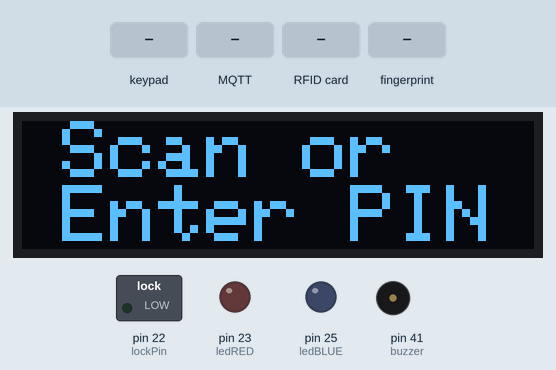
A program run on a simulated Arduino Mega 2560, built with avr-gcc and run on an emulated ATmega2560. Parts: 128×32 one-colour display, switched loads named in the program (green lamp = pin HIGH), output pins drawn as LEDs (lit = HIGH), buzzer (waves = sounding). The test bench sets the inputs (shaded band). Random numbers use the default seed unless the program sets one; no MQTT or app messages arrive unless stated; pins used as bus, display or sensor lines are not drawn; what the program prints to the serial monitor is not drawn.

Above: at 12.7 s.
12.8 s: keypad keys 2 8 3 0 3 2 3 4 pressed 0.4 s apart
At 13.41 s:
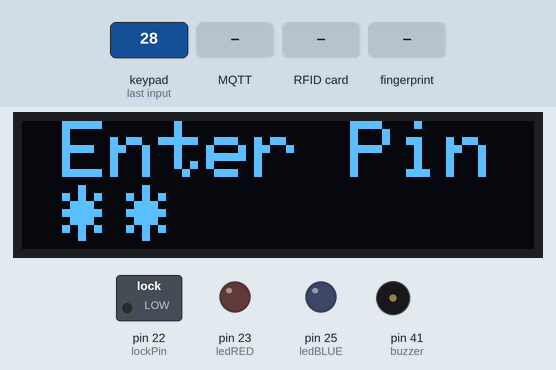
17.5 s: MQTT message "1" arrives on the first subscribed topic
At 19.3 s:
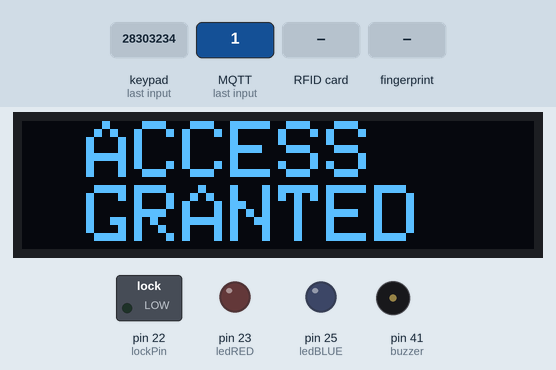
20.5 s: MQTT message "0" arrives on the first subscribed topic
At 21.7 s:
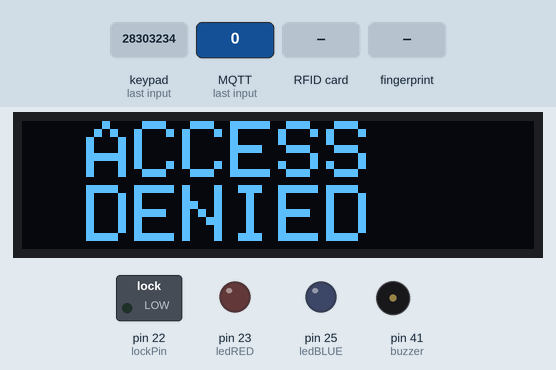
23.5 s: RFID card 5E 7A 19 C4 held to the reader
At 23.7 s:
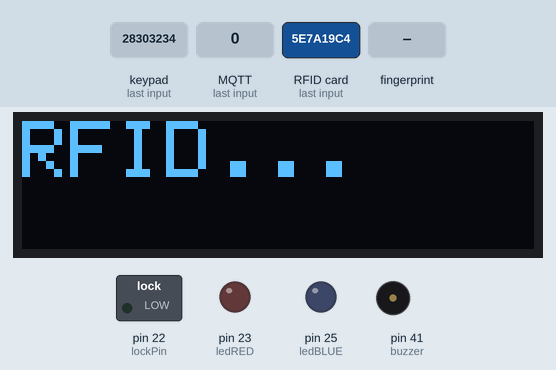
25.3 s: finger stored as number 1 placed on the sensor
At 25.8 s:
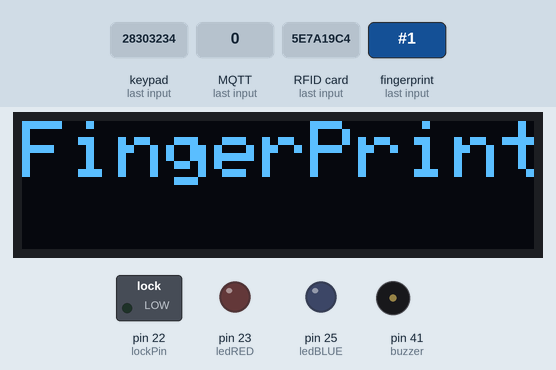
27.3 s: MQTT message "9" arrives on the first subscribed topic
At 28.0 s:
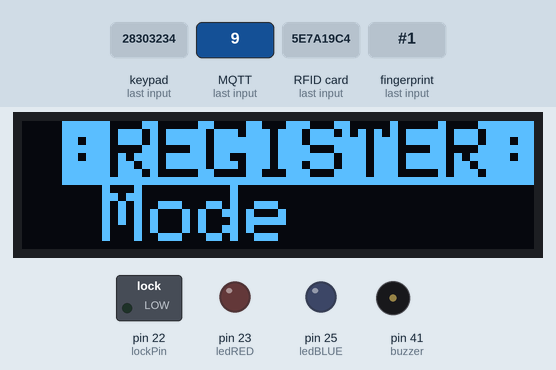
Timing chart, 0 to 29.9 s (numbered marks = the images above; inputs shaded):
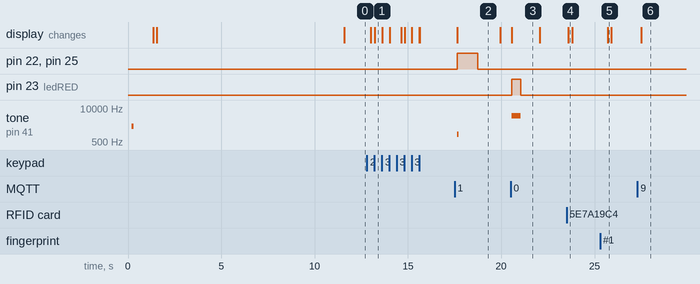

The program:

main.cpp
```cpp
#include <Arduino.h>

#include <PubSubClient.h>
#include <ArduinoJson.h>
#include <Keypad.h>

#include <SPI.h>
#include <Wire.h>
#include <MFRC522.h>
#include <Adafruit_Fingerprint.h>
#include <Adafruit_GFX.h>
#include <Adafruit_SSD1306.h>

const char* ssid = "IoT-Demo";
const char* password =  "iotdemo8080";
//const char* mqttServer = "raspberrypi.local";
const char* mqttServer = "192.168.8.128";

const int mqttPort = 1883;
const char* mqttUser = "admin";
const char* mqttPassword = "pass";

const uint8_t debugLED = 2;

#define RST_PIN 49        // Configurable, see typical pin layout above
#define SS_PIN  53       // Configurable, see typical pin layout above
MFRC522 rfid(SS_PIN, RST_PIN);  // Create MFRC522 instance
MFRC522::MIFARE_Key key;
String tagID = "";
byte readCard[4];

// Mode flag
bool flag = false;
// Lock state
bool lockState = false;

#define lockPin 22
#define ledRED 23
#define ledBLUE 25
#define buzzer 41
#define reedPin 43

#define TINY_GSM_MODEM_ESP8266
#define TINY_GSM_USE_WIFI true
#include <TinyGsmClient.h>
TinyGsm modem(Serial1);
TinyGsmClient tinyclient(modem);
PubSubClient client(tinyclient);

#define mySerial Serial3
Adafruit_Fingerprint finger = Adafruit_Fingerprint(&mySerial);
// Stored finger-id array
uint8_t fingerIdz[128] = {0};

// check for finger ID
int fingerID = 0;
// finger_id
uint8_t id;

#define SCREEN_WIDTH 128 // OLED display width, in pixels
#define SCREEN_HEIGHT 32 // OLED display height, in pixels
Adafruit_SSD1306 display(SCREEN_WIDTH, SCREEN_HEIGHT, &Wire, 0);


const byte ROWS = 4; //four rows
const byte COLS = 4; //four columns
//define the cymbols on the buttons of the keypads
char hexaKeys[ROWS][COLS] = {
  {'1','2','3','A',},
  {'4','5','6','B',},
  {'7','8','9','C',},
  {'*','0','#','D',}
};
byte colPins[COLS] = {28,30,32,34}; //connect to the row pinouts of the keypad
byte rowPins[ROWS] = {29,31,33,35}; //connect to the column pinouts of the keypad

//initialize an instance of class NewKeypad
Keypad keyPad = Keypad( makeKeymap(hexaKeys), rowPins, colPins, ROWS, COLS);
void keypadEvent(KeypadEvent key);
char pin[4];

//declrative functions
void callbackAuth(char* topic, byte* payload, unsigned int length);
void displayText(const char* text);
void getKeyPad();


void setup() {

  Serial.begin(115200);

  Serial1.begin(115200);

  pinMode(lockPin,OUTPUT);
  pinMode(ledRED,OUTPUT);
  pinMode(ledBLUE,OUTPUT);
  pinMode(buzzer,OUTPUT);
  digitalWrite(lockPin,LOW);

  Serial.println("Device Starting..");
  if(!display.begin(SSD1306_SWITCHCAPVCC, 0x3C)) { // Address 0x3C for 128x32
    Serial.println(F("SSD1306 allocation failed"));
    for(;;); // Don't proceed, loop forever
  }

  displayText("Starting...");
  tone(buzzer, 2000); // Send 1KHz sound signal...
  delay(100);        // ...for 1 sec
  noTone(buzzer);     // Stop sound...

  SPI.begin();
  rfid.PCD_Init();
  Serial.println("RFID reading process initiated.");

  // set the data rate for the sensor serial port
  finger.begin(57600);

  if (finger.verifyPassword()) {
    Serial.println("Found fingerprint sensor!");
  } else {
    Serial.println("Did not find fingerprint sensor :(");
    while (1) {
      displayText("Error :( ");
      delay(1);
      }

  finger.getTemplateCount();
  Serial.print("Sensor contains ");
  Serial.print(finger.templateCount); Serial.println(" templates");
  Serial.println("Waiting for valid finger...");
}

  Serial1.begin(115200);
  modem.restart();
  displayText("Connecting...");
  Serial.print(F("Setting SSID/password..."));
  if (!modem.networkConnect(ssid, password)) {
    Serial.println(" fail");
    display.clearDisplay();
    display.setTextSize(2); // Draw 2X-scale text
    display.setTextColor(SSD1306_WHITE);
    display.setCursor(16,0);
    display.println(F("Connection"));
    display.setTextColor(SSD1306_WHITE);
    display.setCursor(16,16);
    display.println(F("FAILED"));
    display.display();
    delay(10000);
    return;
  }
  Serial.println(" success");
  displayText("Connected");
  delay(100);

  client.setServer(mqttServer, mqttPort);

  client.setCallback(callbackAuth);

}

void displayText(const char* text){
  display.clearDisplay();
  display.setTextSize(2);
  display.setTextWrap(false);
  display.setTextColor(WHITE);
  display.setCursor(0, 0);
  display.println(text);
  display.display();
  delay(150);
}

void reconnect() {
  while (!client.connected()) {
    Serial.print("Attempting MQTT connection...");
    if (client.connect("ESP8266Client", mqttUser, mqttPassword)) {
      Serial.println("connected");
      client.subscribe("lock/authOUT");
      //client.subscribe("lock/authIN");
      client.subscribe("lock/register");

      DynamicJsonDocument doc(24);
      doc["status_"]   = 1 ;
      char buffer[24];
      serializeJson(doc, buffer);
      client.publish("lock/master", buffer);

    } else {
      Serial.print("failed, rc=");
      Serial.print(client.state());
      Serial.println(" try again in 2 seconds");
      display.clearDisplay();
      display.setTextSize(2); // Draw 2X-scale text
      display.setTextColor(SSD1306_WHITE);
      display.setCursor(16,0);
      display.println(F("Gateway"));
      display.setCursor(0,16);
      display.println(F("reconnecting..."));
      display.display();
      delay(2000);
    }
  }
}
void array_to_string(byte a[],unsigned int len,char buffer[])
{
  for(unsigned int i=0;i<len;i++)
  {
    byte nib1=(a[i]>>4)&0x0F;
    byte nib2=(a[i]>>0)&0x0F;
    buffer[i*2+0]=nib1 < 0x0A ? '0' + nib1 : 'A'+ nib1 - 0x0A;
    buffer[i*2+1]=nib2 < 0x0A ? '0' + nib2 : 'A'+ nib2 - 0x0A;
  }
  buffer[len*2]='\0';
}
void doorOpen(){
  Serial.println("Door Opened");
  digitalWrite(lockPin,HIGH);
  digitalWrite(ledBLUE,HIGH);
  tone(buzzer, 1000);
  delay(100);
  noTone(buzzer);
  delay(1000);
  digitalWrite(ledBLUE,LOW);
  digitalWrite(buzzer,LOW);
  digitalWrite(lockPin,LOW);
  delay(200);
}

void accessDenied(){
  digitalWrite(ledRED,HIGH);
  tone(buzzer, 5000);
  delay(500);
  noTone(buzzer);
  digitalWrite(ledRED,LOW);
  digitalWrite(buzzer,LOW);
}

void callbackAuth(char* topic, byte* payload, unsigned int length) {

  /* for (int i = 0; i < length; i++) {
    Serial.println((char)payload[i]);
  } */
  //Serial.println(topic);

  if((char)payload[0] == '1'){
    Serial.println("Access Granted");
    display.clearDisplay();
    display.setTextSize(2); // Draw 2X-scale text
    display.setTextColor(SSD1306_WHITE);
    display.setCursor(16,0);
    display.println(F("ACCESS"));
    display.setTextColor(SSD1306_WHITE);
    display.setCursor(16,16);
    display.println(F("GRANTED"));
    display.display();      // Show initial text
    doorOpen();
    delay(1000);
  }
  else if ((char)payload[0] == '0')
  {
    Serial.println("Access Denied");
    display.clearDisplay();
    display.setTextSize(2); // Draw 2X-scale text
    display.setTextColor(SSD1306_WHITE);
    display.setCursor(16, 0);
    display.println(F("ACCESS"));
    display.setTextColor(SSD1306_WHITE);
    display.setCursor(16, 16);
    display.println(F("DENIED"));
    display.display();
    accessDenied();      // Show initial text
    delay(1000);
  }
  else if ((char)payload[0] == '9')
  {
    Serial.println("Register Mode");
    flag = true;
  }
  else if ((char)payload[0] == '6')
  {
    Serial.println("Register Mode exited");
    flag = false;
  }
}
uint8_t getFingerprintID() {
  uint8_t p = finger.getImage();
  switch (p) {
    case FINGERPRINT_OK:
      //Serial.println("Image taken");
      break;
    case FINGERPRINT_NOFINGER:
      //Serial.println("No finger detected");
      return 0;
    case FINGERPRINT_PACKETRECIEVEERR:
      //Serial.println("Communication error");
      return -2;
    case FINGERPRINT_IMAGEFAIL:
      //Serial.println("Imaging error");
      return -2;
    default:
      //Serial.println("Unknown error");
      return -2;
  }
  // OK success!
  p = finger.image2Tz();
  switch (p) {
    case FINGERPRINT_OK:
      //Serial.println("Image converted");
      break;
    case FINGERPRINT_IMAGEMESS:
      //Serial.println("Image too messy");
      return -1;
    case FINGERPRINT_PACKETRECIEVEERR:
      //Serial.println("Communication error");
      return -2;
    case FINGERPRINT_FEATUREFAIL:
      //Serial.println("Could not find fingerprint features");
      return -2;
    case FINGERPRINT_INVALIDIMAGE:
      //Serial.println("Could not find fingerprint features");
      return -2;
    default:
      //Serial.println("Unknown error");
      return -2;
  }
  // OK converted!
  p = finger.fingerFastSearch();
  if (p == FINGERPRINT_OK) {
    //Serial.println("Found a print match!");
  } else if (p == FINGERPRINT_PACKETRECIEVEERR) {
    //Serial.println("Communication error");
    return -2;
  } else if (p == FINGERPRINT_NOTFOUND) {
    //Serial.println("Did not find a match");
    return -1;
  } else {
    //Serial.println("Unknown error");
    return -2;
  }
  // found a match!
  //Serial.print("Found ID #"); Serial.print(finger.fingerID);
  //Serial.print(" with confidence of "); Serial.println(finger.confidence);

  return finger.fingerID;
}

uint8_t getFingerprintEnroll() {

  int p = -1;
  Serial.print("Waiting for valid finger to enroll as #"); Serial.println(id);
  while (p != FINGERPRINT_OK) {
    p = finger.getImage();
    switch (p) {
    case FINGERPRINT_OK:
      Serial.println("Image taken");
      break;
    case FINGERPRINT_NOFINGER:
      Serial.println(".");
      break;
    case FINGERPRINT_PACKETRECIEVEERR:
      Serial.println("Communication error");
      break;
    case FINGERPRINT_IMAGEFAIL:
      Serial.println("Imaging error");
      break;
    default:
      Serial.println("Unknown error");
      break;
    }
  }

  // OK success!

  p = finger.image2Tz(1);
  switch (p) {
    case FINGERPRINT_OK:
      Serial.println("Image converted");
      break;
    case FINGERPRINT_IMAGEMESS:
      Serial.println("Image too messy");
      return p;
    case FINGERPRINT_PACKETRECIEVEERR:
      Serial.println("Communication error");
      return p;
    case FINGERPRINT_FEATUREFAIL:
      Serial.println("Could not find fingerprint features");
      return p;
    case FINGERPRINT_INVALIDIMAGE:
      Serial.println("Could not find fingerprint features");
      return p;
    default:
      Serial.println("Unknown error");
      return p;
  }

  //Serial.println("Remove finger");
  displayText("Remove Finger");
  delay(1000);
  p = 0;
  while (p != FINGERPRINT_NOFINGER) {
    p = finger.getImage();
  }
  Serial.print("ID "); Serial.println(id);
  p = -1;
  //Serial.println("Place same finger again");
   display.clearDisplay();
  display.setTextSize(2); // Draw 2X-scale text
  display.setTextColor(SSD1306_WHITE);
  display.setCursor(10, 0);
  display.println(F("Place the  "));
  display.setCursor(10,16);
  display.println(F("Finger Again"));
  display.display();
  delay(1000);
  while (p != FINGERPRINT_OK) {
    p = finger.getImage();
    switch (p) {
    case FINGERPRINT_OK:
      Serial.println("Image taken");
      break;
    case FINGERPRINT_NOFINGER:
      Serial.print(".");
      break;
    case FINGERPRINT_PACKETRECIEVEERR:
      Serial.println("Communication error");
      break;
    case FINGERPRINT_IMAGEFAIL:
      Serial.println("Imaging error");
      break;
    default:
      Serial.println("Unknown error");
      break;
    }
  }

  // OK success!

  p = finger.image2Tz(2);
  switch (p) {
    case FINGERPRINT_OK:
      Serial.println("Image converted");
      break;
    case FINGERPRINT_IMAGEMESS:
      Serial.println("Image too messy");
      return p;
    case FINGERPRINT_PACKETRECIEVEERR:
      Serial.println("Communication error");
      return p;
    case FINGERPRINT_FEATUREFAIL:
      Serial.println("Could not find fingerprint features");
      return p;
    case FINGERPRINT_INVALIDIMAGE:
      Serial.println("Could not find fingerprint features");
      return p;
    default:
      Serial.println("Unknown error");
      return p;
  }

  // OK converted!
  Serial.print("Creating model for #");  Serial.println(id);

  p = finger.createModel();
  if (p == FINGERPRINT_OK) {
    Serial.println("Prints matched!");
  } else if (p == FINGERPRINT_PACKETRECIEVEERR) {
    Serial.println("Communication error");
    return p;
  } else if (p == FINGERPRINT_ENROLLMISMATCH) {
    Serial.println("Fingerprints did not match");
    return p;
  } else {
    Serial.println("Unknown error");
    return p;
  }

  Serial.print("ID "); Serial.println(id);
  p = finger.storeModel(id);
  if (p == FINGERPRINT_OK) {
    Serial.println("Stored!");
    return 1;

  } else if (p == FINGERPRINT_PACKETRECIEVEERR) {
    Serial.println("Communication error");
    return p;
  } else if (p == FINGERPRINT_BADLOCATION) {
    Serial.println("Could not store in that location");
    return p;
  } else if (p == FINGERPRINT_FLASHERR) {
    Serial.println("Error writing to flash");
    return p;
  } else {
    Serial.println("Unknown error");
    return p;
  }
}

void getRfID() {

   if ( ! rfid.PICC_IsNewCardPresent()){ return ;}
   if ( ! rfid.PICC_ReadCardSerial()) {return ;}

  //tagID = "";
  displayText("RFID...");
  Serial.print(F("Scanned PICC's UID: "));
  for (int i = 0; i < rfid.uid.size; i++) {
    readCard[i] = rfid.uid.uidByte[i];
    Serial.print(readCard[i], HEX);
    //tagID.concat(String(rfid.uid.uidByte[i], HEX));
  }
  Serial.println();
  char msg[50];
  msg[0]='\0';
  array_to_string(readCard,4,msg);
  DynamicJsonDocument doc(24);
  doc["rfid_"]   = (int) msg ;
  char buffer[24];
  serializeJson(doc, buffer);
  client.publish("lock/authIN", buffer);
  client.setCallback(callbackAuth);
  rfid.PICC_HaltA();
}

void regRfID() {
   if ( ! rfid.PICC_IsNewCardPresent()){ return ;}
   if ( ! rfid.PICC_ReadCardSerial()) {return ;}

  //tagID = "";
  display.clearDisplay();
  display.setTextSize(2); // Draw 2X-scale text
  display.setTextColor(SSD1306_WHITE);
  display.setCursor(10, 0);
  display.println(F("Register : "));
  display.setCursor(10,16);
  display.println(F("Scan RFID"));
  display.display();      // Show initial text
  delay(100);
  Serial.print(F("Scanned PICC's UID: "));
  for (int i = 0; i < rfid.uid.size; i++) {
    readCard[i] = rfid.uid.uidByte[i];
    Serial.print(readCard[i], HEX);
    //tagID.concat(String(rfid.uid.uidByte[i], HEX));
  }
  Serial.println();
  char msg[50];
  msg[0]='\0';
  array_to_string(readCard,4,msg);
  DynamicJsonDocument doc(24);
  doc["rfid_"]   = (int) msg ;
  char buffer[24];
  serializeJson(doc, buffer);
  client.publish("lock/registerIN", buffer);
  rfid.PICC_HaltA();
  //RESET FLAG ** important
  flag = false;
}

void checkfingerID(){

  id = (rand() % (128 - 0 + 1)) + 0;
  /* for (size_t i = 1; i < 127; i++)
  {
    if(fingerIdz[i] != 0){
      id = i + 1;Serial.println("i+1"); return;
    }
    else{
      id = i;Serial.println("i"); return;
    }
  } */

}

void regfingerPrint(){
  int FingerID = getFingerprintID();
  if (FingerID > 0){
    checkfingerID();
    getFingerprintEnroll();
    displayText("Registering ...");
    DynamicJsonDocument doc(24);
    doc["finger_id"]   = id ;
    char buffer[24];
    serializeJson(doc, buffer);
    client.publish("lock/registerIN", buffer);
    //RESET FLAG ** important
    flag = false;
  }
}
int string_to_int(const char* number, int size){
        char stackbuf[size+1];
        memcpy(stackbuf, number, size);
        stackbuf[size] = '\0'; //or you could use strncpy
        return atoi(stackbuf);
}

void getPin(char key){
  display.clearDisplay();
  display.setTextSize(2); // Draw 2X-scale text
  display.setTextColor(SSD1306_WHITE);
  display.setCursor(10, 0);
  display.println(F("Enter Pin : "));
  pin[0] = key;
  Serial.print(pin[0]);
  display.setCursor(10,16);
  display.println(F("*"));
  display.display();
  for (size_t i = 1; i < 4; i++){
    pin[i] = keyPad.waitForKey();
    Serial.print(pin[i]);
    display.setCursor(10+i*16,16);
    display.println(F("*"));
    display.display();
  }
  Serial.println();
  DynamicJsonDocument doc(32);
  doc["pin_"]   = string_to_int(pin,4);
  char buffer[32];
  serializeJson(doc, buffer);
  client.publish("lock/authIN", buffer);
  client.setCallback(callbackAuth);
}

void regPin(char key){
  display.clearDisplay();
  display.setTextSize(2); // Draw 2X-scale text
  display.setTextColor(SSD1306_BLACK,SSD1306_WHITE);
  display.setCursor(10, 0);
  display.println(F(" Reg: Pin"));
  display.setTextColor(SSD1306_WHITE);
  delay(100);
  pin[0] = key;
  Serial.print(pin[0]);
  display.setCursor(10,16);
  display.println(F("*"));
  display.display();
  for (size_t i = 1; i < 4; i++){
    pin[i] = keyPad.waitForKey();
    Serial.print(pin[i]);
    display.setCursor(10+i*16,16);
    display.println(F("*"));
    display.display();
  }
  Serial.println();
  DynamicJsonDocument doc(32);
  doc["pin_"]   = string_to_int(pin,4) ;
  char buffer[32];
  serializeJson(doc, buffer);
  client.publish("lock/registerIN", buffer);
  client.setCallback(callbackAuth);
  //RESET FLAG ** important
  flag = false;

}

void registerMode(){
  display.clearDisplay();
  display.setTextSize(2); // Draw 2X-scale text
  display.setTextColor(SSD1306_BLACK, SSD1306_WHITE);
  display.setCursor(10, 0);
  display.println(F(":REGISTER:"));
  display.setTextColor(SSD1306_WHITE);
  display.setCursor(20, 16);
  display.println(F("Mode"));
  display.display();      // Show initial text
  delay(100);

  char key = keyPad.getKey();
  if(keyPad.getState() == PRESSED){
    regPin(key);
  }
  regRfID();
  regfingerPrint();
}

void eventMode(){

  char key = keyPad.getKey();
  if(keyPad.getState() == PRESSED){
    getPin(key);
  }

  display.clearDisplay();
  display.setTextSize(2); // Draw 2X-scale text
  display.setTextColor(SSD1306_WHITE);
  display.setCursor(10, 0);
  display.println(F("Scan or"));
  display.setCursor(10,16);
  display.println(F("Enter PIN"));
  display.display();      // Show initial text
  delay(100);

  //getKeyPad();
  getRfID();

  int FingerID = getFingerprintID();

  if (FingerID > 0){
    displayText("FingerPrint");
    DynamicJsonDocument doc(24);
    doc["finger_id"]   = FingerID ;
    char buffer[24];
    serializeJson(doc, buffer);
    client.publish("lock/authIN", buffer);
    client.setCallback(callbackAuth);
  }
  //---------------------------------------------
  //No finger detected
  else if (FingerID == 0){
    //displayText("No finger");
    //DO nothing
  }
  //---------------------------------------------
  //Didn't find a match
  else if (FingerID == -1){
    displayText("No Match");
    delay(1000);
  }
  //---------------------------------------------
  //Didn't find the scanner or there an error
  else if (FingerID == -2){
    displayText("Error");
    delay(1000);
  }


}

//LOOP
void loop() {
  if (!client.connected()) {
    reconnect();
  }
  client.loop();

  if(flag == false)
     eventMode();
  else
     registerMode();
}
```

Measured:
- after the input at 12.8 s, the display: first changes after 0.20 s (image 1 shows a later state)
- after the input at 17.5 s, pin 22 (lockPin), pin 25 (ledBLUE): LOW → HIGH after 0.14 s, → LOW 1.1 s later; tone on pin 41 (buzzer): silent → 1000 Hz after 0.14 s, → silent 0.10 s later; the display: changes after 0.14 s (image 2)
- after the input at 20.5 s, pin 23 (ledRED): LOW → HIGH after 0.05 s, → LOW 0.50 s later; tone on pin 41 (buzzer): silent → 5000 Hz after 0.05 s, → silent 0.50 s later; the display: changes after 0.05 s (image 3)
- after the input at 23.5 s, the display: changes after 0.09 s (image 4)
- after the input at 25.3 s, the display: changes after 0.42 s (image 5)
- after the input at 27.3 s, the display: changes after 0.19 s (image 6)
- what the display in image 2 shows lasts 2.4 s, from 17.6 s to 20.0 s
